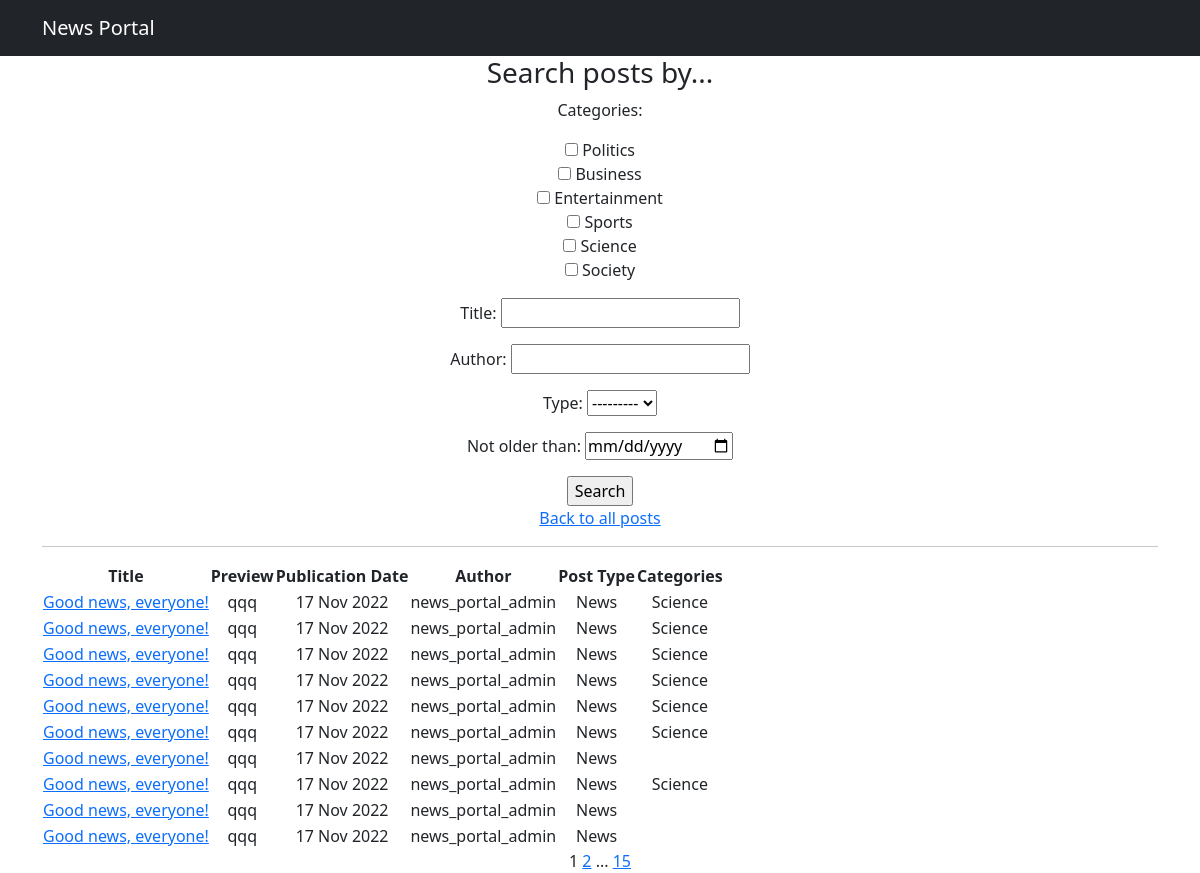
The app's page /news/search/ with its own data.
### news_portal_app/models.py (models this page shows, shortened)
class Category(models.Model):
    name = models.CharField(max_length=255, unique=True)
    subscribers = models.ManyToManyField(User, through='CategoryUser')
    def __str__(self):
        return self.name

class Post(models.Model):
    author = models.ForeignKey(Author, on_delete=models.CASCADE)
    news = 'NWS'
    article = 'ART'
    TYPES = [
        (news, 'News'),
        (article, 'Article')
    ]
    type = models.CharField(max_length=3, choices=TYPES)
    date = models.DateTimeField(auto_now_add=True)
    category = models.ManyToManyField(Category, through='PostCategory')
    name = models.CharField(max_length=255, default="Good news, everyone!")
    text = models.TextField()
    rating = models.IntegerField(default=0)

class Author(models.Model):
    user = models.OneToOneField(User, on_delete=models.CASCADE)
    user_rating = models.IntegerField(default=0)

### news_portal_app/views.py (the view)
# urls.py: path('search/', NewsSearch.as_view(), name='news_search'),
class NewsSearch(NewsList):
    template_name = 'news_search.html'

### news_portal_app/templatetags/custom_filters.py (called while the page is built)
@register.filter(name='censor')
def rkn_english_edition(value):
    if type(value) != str:
        raise ValueError
    for swear in THOSE_VERY_SEVEN_DIRTY_WORDS:
        if swear in value:
            value = value.replace(swear, swear[0] + "*" * (len(swear) - 1))
    return value

### news_portal_app/views.py (called while the page is built)
    def get_queryset(self):
        queryset = super().get_queryset()
        self.filterset = NewsFilter(self.request.GET, queryset)
        return self.filterset.qs

    def get_context_data(self, **kwargs):
        context = super().get_context_data(**kwargs)
        context['filterset'] = self.filterset
        return context

### templates/news_search.html (shortened to what this page needs)
{% extends 'news_list.html' %}
{% load custom_filters %}
{% load custom_tags %}
{% block content_heading %}
    <h3>Search posts by...</h3>
    <form action="" method="get">
        {{ filterset.form.as_p }}
        <input type="submit" value="Search">
    </form>
    <a href="../">Back to all posts</a>
{% endblock content_heading %}

### templates/news_list.html (shortened to what this page needs)
{% extends 'flatpages/default.html' %}
{% load custom_filters %}
{% load custom_tags %}
{% block content %}
    {% block content_list %}
    {% block content_heading %}{% endblock content_heading %}
    <hr>
    {% if news_list %}
        <table>
            <tr>
                <th>Title</th>
                <th>Preview</th>
                <th>Publication Date</th>
                <th>Author</th>
                <th>Post Type</th>
                <th>Categories</th>
            </tr>
            {% for n in news_list %}
            <tr>
                <td><a href="{{ n.pk }}">{{ n.name|censor }}</a> </td>
                <td>{{ n.text|censor|truncatewords:20 }}</td>
                <td>{{ n.date|date:'d M Y' }}</td>
                <td>{{ n.author.user.username }}</td>
                <td>{{ n.get_type_display }}</td>
                <td>{{ n.category.all|join:", " }}</td>
            </tr>
            {% endfor %}
        </table>
    {% else %}
        <h2>It is quite empty here...</h2>
    {% endif %}
    {% endblock content_list %}
    {{ page_obj.number }}
    {% if page_obj.has_next %}
        <a href="?page={{ page_obj.next_page_number }}">{{ page_obj.next_page_number }}</a>
        {% if paginator.num_pages != page_obj.next_page_number %}
            ...
            <a href="?page={{ page_obj.paginator.num_pages }}">{{ page_obj.paginator.num_pages }}</a>
        {% endif %}
    {% endif %}
{% endblock content %}

### records on screen
Post: name|censor "Good news, everyone!", text|censor "qqq", date "17 Nov 2022", author.user.username "news_portal_admin", type "News", category.all "Science"
Post: name|censor "Good news, everyone!", text|censor "qqq", date "17 Nov 2022", author.user.username "news_portal_admin", type "News", category.all "Science"
Post: name|censor "Good news, everyone!", text|censor "qqq", date "17 Nov 2022", author.user.username "news_portal_admin", type "News", category.all "Science"
Post: name|censor "Good news, everyone!", text|censor "qqq", date "17 Nov 2022", author.user.username "news_portal_admin", type "News", category.all "Science"
Post: name|censor "Good news, everyone!", text|censor "qqq", date "17 Nov 2022", author.user.username "news_portal_admin", type "News", category.all "Science"
Post: name|censor "Good news, everyone!", text|censor "qqq", date "17 Nov 2022", author.user.username "news_portal_admin", type "News", category.all "Science"
Post: name|censor "Good news, everyone!", text|censor "qqq", date "17 Nov 2022", author.user.username "news_portal_admin", type "News"
Post: name|censor "Good news, everyone!", text|censor "qqq", date "17 Nov 2022", author.user.username "news_portal_admin", type "News", category.all "Science"
Post: name|censor "Good news, everyone!", text|censor "qqq", date "17 Nov 2022", author.user.username "news_portal_admin", type "News"
Post: name|censor "Good news, everyone!", text|censor "qqq", date "17 Nov 2022", author.user.username "news_portal_admin", type "News"

### other values on screen
{{ page_obj.number }} "1"
{{ page_obj.next_page_number }} "2"
{{ page_obj.paginator.num_pages }} "15"
